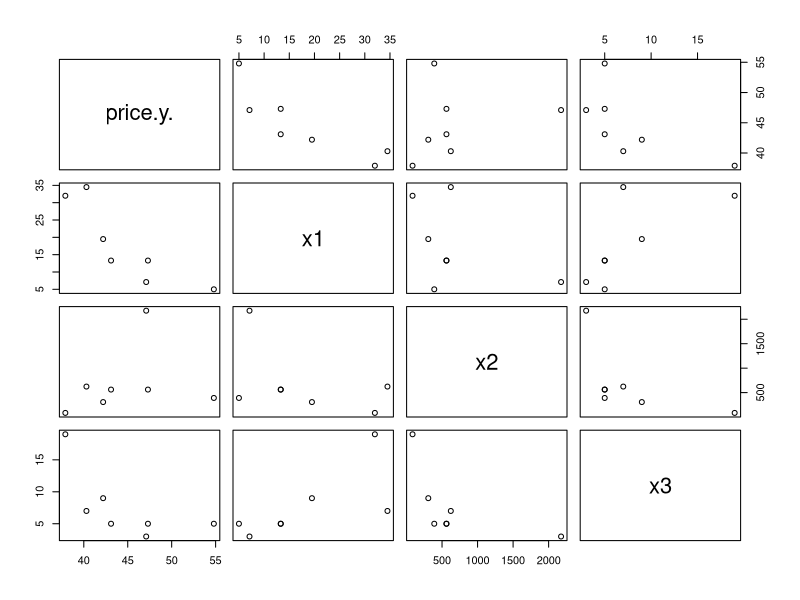

Recreate this plot in R. (Note: this script raises an error after producing the figure.)

#Question 2

#Pre Question
#Loading Data
setwd("~/Desktop/University Works & Notes/2021/Semester 1/Linear Statistical Models/Assignment/A2/R Code")
q2data <- data.matrix(read.csv(file = "Q2_Data.csv"))
q2frame <- read.csv(file="Q2_Data.csv")

#Viewing data frame
pairs(q2frame)

#Defininting X and Y
y <- matrix(q2data[,1],7,1)
y
x <- matrix(c(rep(1,7),q2data[,-1]),7,4)
x
df <- 7-4

#Finding Beta
b <- solve(t(x)%*%x,t(x)%*%y)
b

#Finding variance
#sum-Square
e <- (y-x%*%b)
SSres <- sum(e^2)
s2 <- SSres/(df)
s <- sqrt(s2)

#Beta Variance
C2x <- solve(t(x)%*%x)*s2
diag(C2x)
sqrt(diag(C2x))



#Part B Computing CI

alpha <- 0.1
x.star <- c(1,10,100,6)
y.star <- x.star%*%b
ta <- qt(1-alpha/2, df)

#90CI for x1=10, x2= 100 ,x3 =6

CI = c(y.star - s*sqrt(t(x.star)%*%solve(t(x)%*%x)%*%x.star),y.star + s*sqrt(t(x.star)%*%solve(t(x)%*%x)%*%x.star))
CI


#Part C

#General Linear Hypothesis for B1-B3
C <- c(0,1,0,-1)

#Computing the variance and standard error for B1-B3
Cb.var <- t(C)%*%solve(t(x)%*%x)%*%C*s2
Cb.var
Cb.ste <- sqrt(Cb.var)
Cb.ste




#Part D
#General Linear Hypothesis
C <- matrix(c(0,1,0,0),1,4)
dst <- matrix(-1)

#Computing the variance and standard error for y=-1 given B1=-1
num <- (t(C%*%b-dst)*solve((C%*%solve(t(x)%*%x)%*%t(C)))%*%(C%*%b-dst))
Fstat <- num/(SSres/df)
pf(Fstat,1,3, lower.tail = FALSE)




#Part E
#Computing new model
x2 <- x[,-1]
b2 <- solve(t(x2)%*%x2,t(x2)%*%y)

#Breaking Rg1g2 and Rg2
SSres2 <- sum((y-x2%*%b2)^2)
Rg2 <- t(y)%*%x2%*%b2
SSreg <- t(y)%*%y
Rg1g2 <- SSreg - Rg2
Rg1g2

#F Test
r <- 1
Fstat <- (Rg1g2/r)/(SSres/(df))
Fstat
pf(Fstat,r,df, lower.tail=FALSE)




#Double Checking
model1 <- lm(price.y. ~ x1+x2+x3, data = q2frame)
summary(model1)
linearHypothesis(model1,c,dst)
anova(model1)
library(car)



#Question 4
data(mtcars)
mtcars
mtcars.new = log(mtcars[, c(1,3:7)])
mtcars.new

#Part A: Plotting Data
pairs(mtcars.new)


#Part B: Forward Selection

basemodel <- lm(mpg~1, data=mtcars.new)
add1(basemodel, scope = ~.+disp+hp+drat+wt+qsec, test="F")
q4model2 <- lm(mpg ~ disp, data=mtcars.new)
add1(q4model2, scope = ~.+hp+drat+wt+qsec, test="F") 
q4model3 <- lm(mpg~disp+wt, data=mtcars.new)
add1(q4model3, scope = ~.+hp+drat+qsec, test="F") 
q4model4 <- lm(mpg~disp+hp+wt, data=mtcars.new)
add1(q4model4, scope = ~.+drat+qsec, test="F") 
summary(q4model4)


#Part C:
AICbasemodel <- lm(mpg ~ disp+hp+drat+wt+qsec ,data=mtcars.new)
q4modelAIC <- step(AICbasemodel, scope = ~., steps=4)



#Part D:
summary(q4modelAIC)

#Part E:
plot(q4modelAIC)




#Question 5:

#Part C:

f1 <-function(lambda){
  #Calling Data Frame
  q2data <- data.matrix(read.csv(file = "Q2_Data.csv"))
  q2frame <- read.csv(file="Q2_Data.csv")
  #Converting Data frame to matrix
  y <- matrix(q2data[,1],7,1)
  x <- matrix(c(rep(1,7),q2data[,-1]),7,4)
  #Scaling data
  x <- scale(x[,-1],center=T,scale=T)
  y <- scale(y,center=T,scale=T)
  p <- 3
  #Definting Degree of freedom
  lambda = matrix(c(lambda,0,0,0,lambda,0,0,0,lambda),3,3)
  H <- x%*%solve(t(x)%*%x+lambda)%*%t(x)
  df <- sum(diag(H))
  #Computing Beta
  b <- solve((t(x)%*%x)+lambda)%*%t(x)%*%y
  #Computing Sum-squared
  e <- (y-x%*%b)
  SSres <- sum(e^2)
  n <- dim(y)[1]
  gof <- n*log(SSres/n)+2*df
  return(gof)
}


